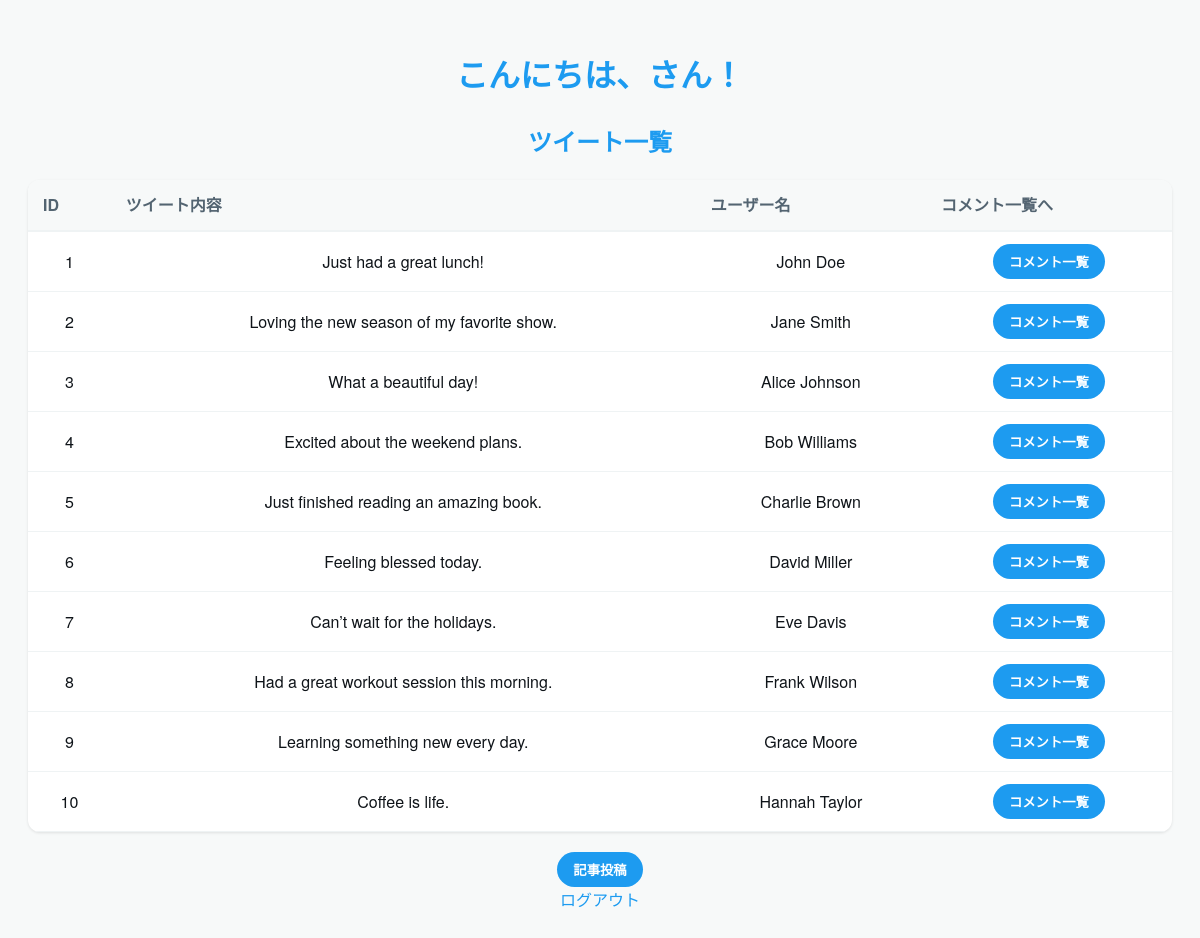
The page /tweetList.php on the database its author committed.
### tables this page shows
CREATE TABLE tweets (
    id INT AUTO_INCREMENT PRIMARY KEY,
    user_id INT,
    tweet TEXT,
    FOREIGN KEY (user_id) REFERENCES users(id)
);

CREATE TABLE users (
    id INT AUTO_INCREMENT PRIMARY KEY,
    first_name VARCHAR(50),
    last_name VARCHAR(50),
    email VARCHAR(100) NOT NULL,
    password VARCHAR(255) NOT NULL
);

### src/tweetList.php (the view, shortened to what this page needs)
<?php
try {
    $pdo = new PDO("mysql:dbname=twitter;host=mysql;port=3306;charset=utf8mb4", "user", "password");
} catch (PDOException $e) {
    exit('データベース接続失敗。' . $e->getMessage());
}
                    $sql = "SELECT tweets.*,
                            users.first_name,users.last_name
                            FROM tweets
                            LEFT JOIN users ON tweets.user_id = users.id";
                    $stmt = $pdo->query($sql);
                    $allTweets = $stmt->fetchAll(PDO::FETCH_ASSOC);
?>
<!DOCTYPE html>
<html lang="ja">
<head>
    <link rel="stylesheet" href="style1.css" type="text/css">
</head>
<body>
    <h1>こんにちは、<?php echo htmlspecialchars($_SESSION['user_name'],ENT_QUOTES); ?>さん！</h1>
    <h2>ツイート一覧</h2>
    <table>
        <thead>
            <tr>
                <th>ID</th>
                <th>ツイート内容</th>
                <th>ユーザー名</th>
                <th>コメント一覧へ</th>
            </tr>
        </thead>
        <tbody>
            <?php foreach ($allTweets as $tweet): ?>
                <tr>
                    <td><?= htmlspecialchars($tweet['id'], ENT_QUOTES, 'UTF-8') ?></td>
                    <td><?= htmlspecialchars($tweet['tweet'], ENT_QUOTES, 'UTF-8') ?></td>
                    <td><?= htmlspecialchars($tweet['first_name'], ENT_QUOTES, 'UTF-8').
                    " ".htmlspecialchars($tweet['last_name'], ENT_QUOTES, 'UTF-8') ?>
                </td>
                    <td>
                        <form method="POST" action="replyList.php">
                            <input type="submit" name="search" value="コメント一覧">
                        </form>
                    </td>
                </tr>
            <?php endforeach; ?>
        </tbody>
    </table>
    <form method="POST" action="addcomment.php">
        <input type="submit" value="記事投稿">
    </form>
    <a href="logout.php">ログアウト</a>
</body>
</html>

### src/style1.css (style rules this page uses)
body { font-family: "Helvetica Neue", Arial, "Hiragino Kaku Gothic ProN", "Hiragino Sans", Meiryo, sans-serif; background-color: #f7f9f9; color: #0f1419; line-height: 1.6; padding: 20px; text-align: center; }
h1, h2 { color: #1d9bf0; }
table { border-collapse: collapse; width: 100%; background-color: #ffffff; border-radius: 12px; overflow: hidden; box-shadow: 0 1px 3px rgba(0, 0, 0, 0.1); margin-bottom: 20px; }
th { background-color: #f7f9f9; color: #536471; font-weight: bold; text-align: left; padding: 12px 15px; border-bottom: 2px solid #eff3f4; }
td { padding: 12px 15px; border-bottom: 1px solid #eff3f4; vertical-align: middle; }
input[type="submit"] { background-color: #1d9bf0; color: white; border: none; padding: 8px 16px; border-radius: 9999px; font-weight: bold; cursor: pointer; transition: background-color 0.2s; }
a { color: #1d9bf0; text-decoration: none; }

### rows shown on the page
tweets: id "1", tweet "Just had a great lunch!", user.first_name "John", user.last_name "Doe"
tweets: id "2", tweet "Loving the new season of my favorite show.", user.first_name "Jane", user.last_name "Smith"
tweets: id "3", tweet "What a beautiful day!", user.first_name "Alice", user.last_name "Johnson"
tweets: id "4", tweet "Excited about the weekend plans.", user.first_name "Bob", user.last_name "Williams"
tweets: id "5", tweet "Just finished reading an amazing book.", user.first_name "Charlie", user.last_name "Brown"
tweets: id "6", tweet "Feeling blessed today.", user.first_name "David", user.last_name "Miller"
tweets: id "7", tweet "Can’t wait for the holidays.", user.first_name "Eve", user.last_name "Davis"
tweets: id "8", tweet "Had a great workout session this morning.", user.first_name "Frank", user.last_name "Wilson"
tweets: id "9", tweet "Learning something new every day.", user.first_name "Grace", user.last_name "Moore"
tweets: id "10", tweet "Coffee is life.", user.first_name "Hannah", user.last_name "Taylor"
